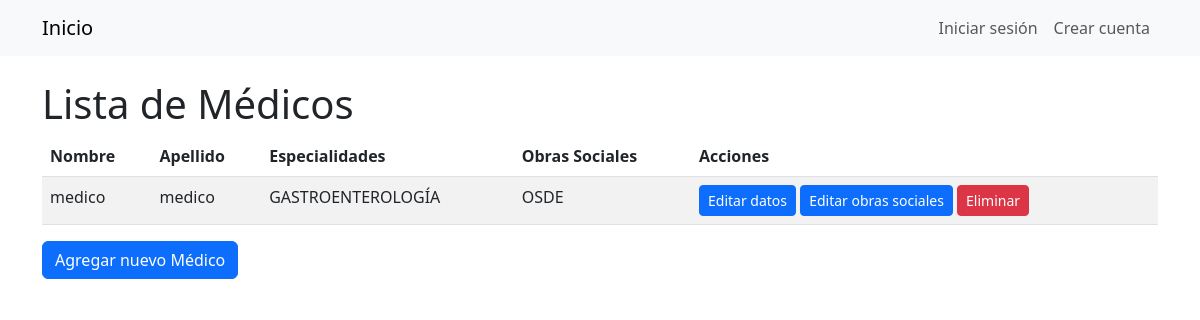
The page /medicos/ on the database as committed earlier.
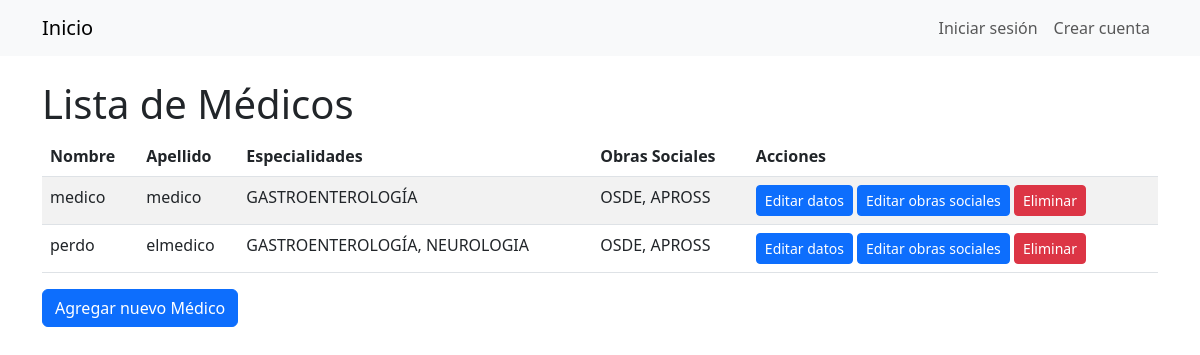
The same page on the database as committed later.
### Gestion/models/medico.py (models this page shows, shortened)
class Medico(models.Model):
    usuario = models.OneToOneField(Usuario, on_delete=models.CASCADE, primary_key=True)
    especialidades = models.ManyToManyField('EspecialidadMedica')
    matricula = models.IntegerField()
    obra_social = models.ManyToManyField('ObraSocial', blank=True, through='PrecioConsulta', related_name='medicos')
    horario = models.OneToOneField(Horario, on_delete=models.CASCADE, null=True, blank=True)
    class Meta:
        verbose_name='Medico'
        verbose_name_plural = 'Medicos'

class EspecialidadMedica(models.Model):
    nombre = models.CharField(max_length=100)
    class Meta:
        verbose_name_plural = 'Especialidades'

class ObraSocial(models.Model):
    nombre = models.CharField(max_length=100)

### Gestion/models/usuario.py (models this page shows, shortened)
class Usuario(AbstractBaseUser):
    dni = models.IntegerField(unique=True)
    nombre = models.CharField(max_length=30)
    apellido = models.CharField(max_length=30)
    email = models.EmailField(max_length=60)
    telefono = models.CharField(max_length=12)
    is_active = models.BooleanField(default=True)
    is_staff = models.BooleanField(default=False)
    is_superuser = models.BooleanField(default=False)
    groups = models.ManyToManyField(
        Group,
        verbose_name='grupos',
        blank=True,
        help_text='Los grupos a los que pertenece el usuario.',
        related_name='user_set'
    )
    user_permissions = models.ManyToManyField(
        Permission,
        verbose_name='permisos',
        blank=True,
        help_text='Permisos específicos para este usuario.',
        related_name='user_set'
    )
    USERNAME_FIELD = 'dni'
    REQUIRED_FIELDS = ['nombre', 'apellido', 'email', 'telefono']
    objects = UsuarioManager()

### Gestion/views.py (the view)
# urls.py: path('medicos/', views.MedicoListView.as_view(), name='medico_list'),
class MedicoListView(generic.ListView):
    model = Medico
    template_name = 'medico/medico_list.html'

### Gestion/templates/medico/medico_list.html
{% extends 'base.html' %}
{% block content %}
  <h1>Lista de Médicos</h1>
  <table class="table table-striped">
    <thead>
      <tr>
        <th scope="col">Nombre</th>
        <th scope="col">Apellido</th>
        <th scope="col">Especialidades</th>
        <th scope="col">Obras Sociales</th>
        <th scope="col">Acciones</th>
      </tr>
    </thead>
    <tbody>
      {% for medico in object_list %}
        <tr>
          <td>{{ medico.usuario.nombre }}</td>
          <td>{{ medico.usuario.apellido }}</td>
          <td>
            {% for especialidad in medico.especialidades.all %}
              {{ especialidad.nombre }}{% if not forloop.last %}, {% endif %}
            {% endfor %}
          </td>
          <td>
            {% for obra_social in medico.obra_social.all %}
              {{ obra_social.nombre }}{% if not forloop.last %}, {% endif %}
            {% endfor %}
          </td>
          <td>
            <a href="{% url 'medico_update' medico.pk %}" class="btn btn-sm btn-primary">Editar datos</a>
            <a href="{% url 'medico_precioconsulta_list' medico.pk %}" class="btn btn-sm btn-primary">Editar obras sociales</a>
            <a href="{% url 'medico_delete' medico.pk %}" class="btn btn-sm btn-danger">Eliminar</a>
          </td>
        </tr>
      {% endfor %}
    </tbody>
  </table>
  <a href="{% url 'medico_create' %}" class="btn btn-primary">Agregar nuevo Médico</a>
{% endblock %}

Rows that differ between the two databases and show on the page:
shown differently, row unchanged: ObraSocial "OSDE": now shows ","
added ObraSocial: nombre "APROSS"
added Medico: usuario.nombre "perdo", usuario.apellido "elmedico", EspecialidadMedica (nombre "GASTROENTEROLOGÍA"), ObraSocial (nombre "OSDE")
now on this page (row unchanged): EspecialidadMedica: nombre "NEUROLOGIA", shown under "perdo"
